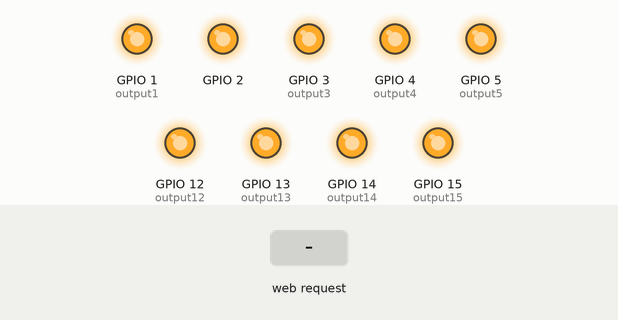
Recording of a sketch running on a simulated ESP8266 (NodeMCU). Parts: output pins drawn as LEDs (lit = HIGH). The test bench sets the inputs (shaded band). WiFi joins after 1.5 s; servers stay silent unless stated; what the sketch prints to the serial monitor is not drawn.

Above: at 2.7 s.
2.8 s: HTTP request GET /1/on received
At 3.5 s:
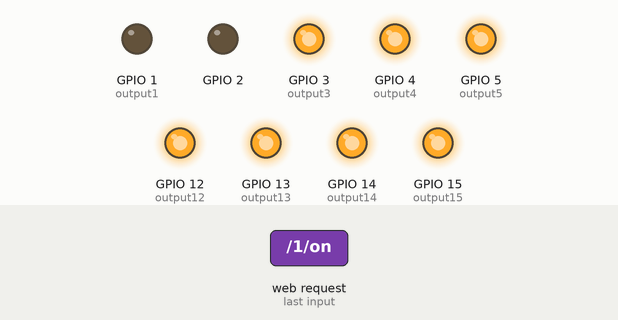
4.3 s: HTTP request GET /3/off received
At 4.6 s:
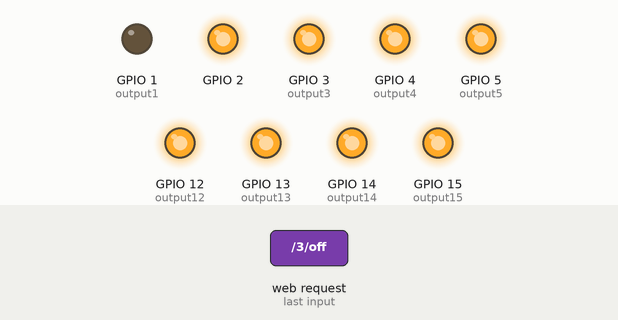
5.8 s: HTTP request GET /3/on received
At 6.9 s:
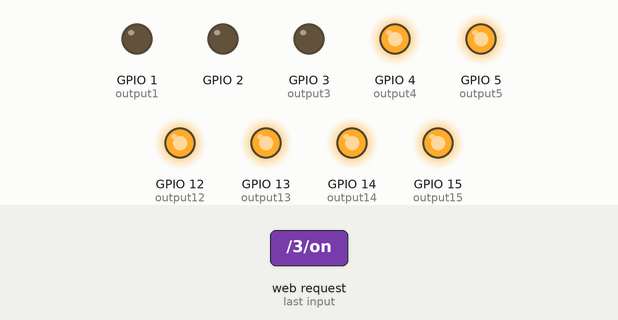
7.3 s: HTTP request GET /1/off received
At 8.1 s:
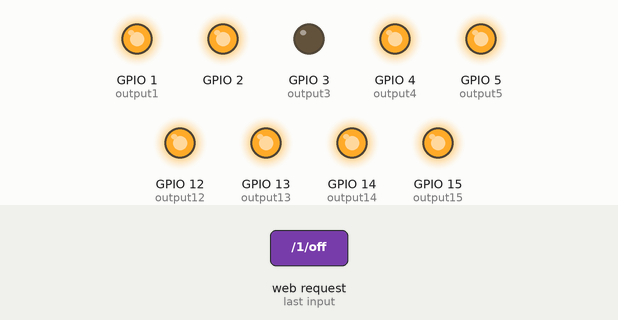
8.8 s: HTTP request GET /4/on received
At 9.2 s:
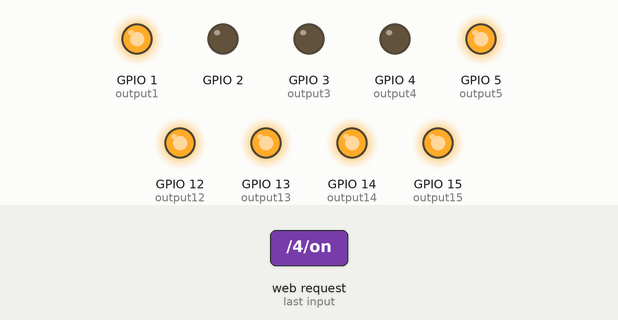
10.3 s: HTTP request GET /5/on received
At 11.5 s:
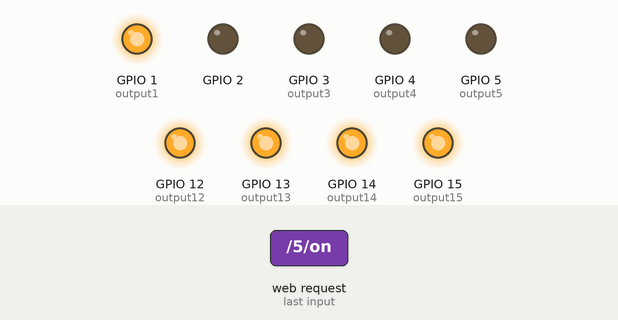
Timing chart, 0 to 12.8 s (numbered marks = the images above; inputs shaded):
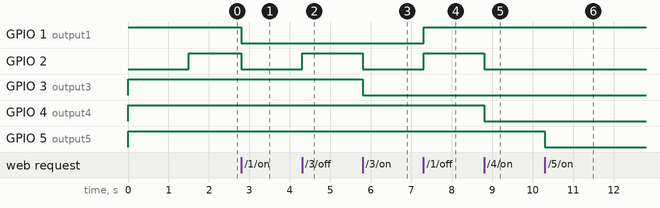

Measured:
- after the input at 2.8 s, GPIO 1 (output1), GPIO 2: HIGH → LOW at once
- after the input at 4.3 s, GPIO 2: LOW → HIGH at once
- after the input at 5.8 s, GPIO 2, GPIO 3 (output3): HIGH → LOW at once
- after the input at 7.3 s, GPIO 1 (output1), GPIO 2: LOW → HIGH at once
- after the input at 8.8 s, GPIO 2, GPIO 4 (output4): HIGH → LOW at once
- after the input at 10.3 s, GPIO 5 (output5): HIGH → LOW at once

The sketch:

esp8266-switch.ino
```cpp
/*********
  Rui Santos
  Complete project details at http://randomnerdtutorials.com
*********/

// Load Wi-Fi library
#include <ESP8266WiFi.h>

// Replace with your network credentials
//const char* ssid     = "REPLACE_WITH_YOUR_SSID";
//const char* password = "REPLACE_WITH_YOUR_PASSWORD";
const char* ssid     = "LuHu";
const char* password = "12121212";

// Set web server port number to 80
WiFiServer server(80);

// Variable to store the HTTP request
String header;

// Auxiliar variables to store the current output state
String output1State = "off";
//String output2State = "off";
String output3State = "off";
String output4State = "off";
String output5State = "off";
String output12State = "off";
String output13State = "off";
String output14State = "off";
String output15State = "off";
//String output16State = "off";

// Assign output variables to GPIO pins
const int output1 = 1;
//const int output2 = 2;
const int output3 = 3;
const int output4 = 4;
const int output5 = 5;
const int output12 = 12;
const int output13 = 13;
const int output14 = 14;
const int output15 = 15;
//const int output16 = 16;

void setup() {
  Serial.begin(115200);
  // Initialize the output variables as outputs
  pinMode(LED_BUILTIN, OUTPUT);     // Initialize the LED_BUILTIN pin as an output
  pinMode(output1, OUTPUT);
//  pinMode(output2, OUTPUT);
  pinMode(output3, OUTPUT);
  pinMode(output4, OUTPUT);
  pinMode(output5, OUTPUT);
  pinMode(output12, OUTPUT);
  pinMode(output13, OUTPUT);
  pinMode(output14, OUTPUT);
  pinMode(output15, OUTPUT);
//  pinMode(output16, OUTPUT);
  // Set outputs to LOW
  digitalWrite(output1, HIGH);
//  digitalWrite(output2, LOW);      // pin 2 is TX reponse and reverse
  digitalWrite(output3, HIGH);
  digitalWrite(output4, HIGH);
  digitalWrite(output5, HIGH);
  digitalWrite(output12, HIGH);
  digitalWrite(output13, HIGH);
  digitalWrite(output14, HIGH);
  digitalWrite(output15, HIGH);
//  digitalWrite(output16, LOW);     // pin 16 is reverse

  // Connect to Wi-Fi network with SSID and password
  Serial.print("Connecting to ");
  Serial.println(ssid);
  WiFi.begin(ssid, password);
  while (WiFi.status() != WL_CONNECTED) {
    delay(100);
    Serial.print(".");
  }
  // Print local IP address and start web server
  Serial.println("");
  Serial.println("WiFi connected.");
  Serial.println("IP address: ");
  Serial.println(WiFi.localIP());
  server.begin();
  digitalWrite(LED_BUILTIN, HIGH);  // Turn the LED off by making the voltage HIGH
}

void loop(){
  WiFiClient client = server.available();   // Listen for incoming clients

  if (client) {                             // If a new client connects,
    Serial.println("New Client.");          // print a message out in the serial port
    String currentLine = "";                // make a String to hold incoming data from the client
    while (client.connected()) {            // loop while the client's connected
      if (client.available()) {             // if there's bytes to read from the client,
        char c = client.read();             // read a byte, then
        Serial.write(c);                    // print it out the serial monitor
        header += c;
        if (c == '\n') {                    // if the byte is a newline character
          // if the current line is blank, you got two newline characters in a row.
          // that's the end of the client HTTP request, so send a response:
          if (currentLine.length() == 0) {
            // HTTP headers always start with a response code (e.g. HTTP/1.1 200 OK)
            // and a content-type so the client knows what's coming, then a blank line:
            client.println("HTTP/1.1 200 OK");
            client.println("Content-type:text/html");
            client.println("Connection: close");
            client.println();

            // turns the GPIOs on and off
            if (header.indexOf("GET /1/on") >= 0) {
              Serial.println("GPIO 1 on");
              output1State = "on";
              digitalWrite(output1, LOW);
              digitalWrite(LED_BUILTIN, LOW);   // Turn the LED on (Note that LOW is the voltage level but actually the LED is on; this is because it is active low on the ESP-01)
            } else if (header.indexOf("GET /1/off") >= 0) {
              Serial.println("GPIO 1 off");
              output1State = "off";
              digitalWrite(output1, HIGH);
              digitalWrite(LED_BUILTIN, HIGH);  // Turn the LED off by making the voltage HIGH
            }
        /*    else if (header.indexOf("GET /2/on") >= 0) {
              Serial.println("GPIO 2 on");
              output2State = "on";
              digitalWrite(output2, HIGH);
              digitalWrite(LED_BUILTIN, LOW);   // Turn the LED on (Note that LOW is the voltage level but actually the LED is on; this is because it is active low on the ESP-01)
            } else if (header.indexOf("GET /2/off") >= 0) {
              Serial.println("GPIO 2 off");
              output2State = "off";
              digitalWrite(output2, LOW);
              digitalWrite(LED_BUILTIN, HIGH);  // Turn the LED off by making the voltage HIGH
            } //*/
			      else if (header.indexOf("GET /3/on") >= 0) {
              Serial.println("GPIO 3 on");
              output3State = "on";
              digitalWrite(output3, LOW);
              digitalWrite(LED_BUILTIN, LOW);   // Turn the LED on (Note that LOW is the voltage level but actually the LED is on; this is because it is active low on the ESP-01)
            } else if (header.indexOf("GET /3/off") >= 0) {
              Serial.println("GPIO 3 off");
              output3State = "off";
              digitalWrite(output3, HIGH);
              digitalWrite(LED_BUILTIN, HIGH);  // Turn the LED off by making the voltage HIGH
            }
            else if (header.indexOf("GET /4/on") >= 0) {
              Serial.println("GPIO 4 on");
              output4State = "on";
              digitalWrite(output4, LOW);
              digitalWrite(LED_BUILTIN, LOW);   // Turn the LED on (Note that LOW is the voltage level but actually the LED is on; this is because it is active low on the ESP-01)
            } else if (header.indexOf("GET /4/off") >= 0) {
              Serial.println("GPIO 4 off");
              output4State = "off";
              digitalWrite(output4, HIGH);
              digitalWrite(LED_BUILTIN, HIGH);  // Turn the LED off by making the voltage HIGH
            }
            else if (header.indexOf("GET /5/on") >= 0) {
              Serial.println("GPIO 5 on");
              output5State = "on";
              digitalWrite(output5, LOW);
              digitalWrite(LED_BUILTIN, LOW);   // Turn the LED on (Note that LOW is the voltage level but actually the LED is on; this is because it is active low on the ESP-01)
            } else if (header.indexOf("GET /5/off") >= 0) {
              Serial.println("GPIO 5 off");
              output5State = "off";
              digitalWrite(output5, HIGH);
              digitalWrite(LED_BUILTIN, HIGH);  // Turn the LED off by making the voltage HIGH
            }
            else if (header.indexOf("GET /12/on") >= 0) {
              Serial.println("GPIO 12 on");
              output12State = "on";
              digitalWrite(output12, LOW);
              digitalWrite(LED_BUILTIN, LOW);   // Turn the LED on (Note that LOW is the voltage level but actually the LED is on; this is because it is active low on the ESP-01)
            } else if (header.indexOf("GET /12/off") >= 0) {
              Serial.println("GPIO 12 off");
              output12State = "off";
              digitalWrite(output12, HIGH);
              digitalWrite(LED_BUILTIN, HIGH);  // Turn the LED off by making the voltage HIGH
            }
            else if (header.indexOf("GET /13/on") >= 0) {
              Serial.println("GPIO 13 on");
              output13State = "on";
              digitalWrite(output13, LOW);
              digitalWrite(LED_BUILTIN, LOW);   // Turn the LED on (Note that LOW is the voltage level but actually the LED is on; this is because it is active low on the ESP-01)
            } else if (header.indexOf("GET /13/off") >= 0) {
              Serial.println("GPIO 13 off");
              output13State = "off";
              digitalWrite(output13, HIGH);
              digitalWrite(LED_BUILTIN, HIGH);  // Turn the LED off by making the voltage HIGH
            }
            else if (header.indexOf("GET /14/on") >= 0) {
              Serial.println("GPIO 14 on");
              output14State = "on";
              digitalWrite(output14, LOW);
              digitalWrite(LED_BUILTIN, LOW);   // Turn the LED on (Note that LOW is the voltage level but actually the LED is on; this is because it is active low on the ESP-01)
            } else if (header.indexOf("GET /14/off") >= 0) {
              Serial.println("GPIO 14 off");
              output14State = "off";
              digitalWrite(output14, HIGH);
              digitalWrite(LED_BUILTIN, HIGH);  // Turn the LED off by making the voltage HIGH
            }
            else if (header.indexOf("GET /15/on") >= 0) {
              Serial.println("GPIO 15 on");
              output15State = "on";
              digitalWrite(output15, LOW);
              digitalWrite(LED_BUILTIN, LOW);   // Turn the LED on (Note that LOW is the voltage level but actually the LED is on; this is because it is active low on the ESP-01)
            } else if (header.indexOf("GET /15/off") >= 0) {
              Serial.println("GPIO 15 off");
              output15State = "off";
              digitalWrite(output15, HIGH);
              digitalWrite(LED_BUILTIN, HIGH);  // Turn the LED off by making the voltage HIGH
            }
         /*   else if (header.indexOf("GET /16/on") >= 0) {
              Serial.println("GPIO 16 on");
              output16State = "on";
              digitalWrite(output16, HIGH);
              digitalWrite(LED_BUILTIN, LOW);   // Turn the LED on (Note that LOW is the voltage level but actually the LED is on; this is because it is active low on the ESP-01)
            } else if (header.indexOf("GET /16/off") >= 0) {
              Serial.println("GPIO 16 off");
              output16State = "off";
              digitalWrite(output16, LOW);
              digitalWrite(LED_BUILTIN, HIGH);  // Turn the LED off by making the voltage HIGH
            } //*/

            // Display the HTML web page
            client.println("<!DOCTYPE html><html>");
            client.println("<head>");
            client.println("<meta http-equiv=\"Content-Type\" content=\"text/html; charset=utf-8\">");
            client.println("<meta name=\"viewport\" content=\"width=device-width, initial-scale=1\">");
            client.println("<title>LuHu - Quản lý thiết bị điện</title>");
            client.println("<link rel=\"icon\" href=\"data:,\">");
            // CSS to style the on/off buttons
            // Feel free to change the background-color and font-size attributes to fit your preferences
            client.println("<style>html { font-family: Helvetica; display: inline-block; margin: 0px auto; text-align: center;}");
            client.println(".button { background-color: #195B6A; border: none; color: white; padding: 16px 40px;");
            client.println("text-decoration: none; font-size: 30px; margin: 2px; cursor: pointer;}");
            client.println(".button2 {background-color: #77878A;}</style>");
            client.println("</head>");

            // Web Page Heading
            client.println("<body><h1>ESP8266 Web Server</h1>");

            // Display current state, and ON/OFF buttons for GPIO 1
            client.println("<p>GPIO 1 - State " + output1State + "<br />");
            // If the output1State is off, it displays the ON button
            if (output1State=="off") {
              client.println("<a href=\"/1/on\"><button class=\"button\">ON</button></a></p>");
            } else {
              client.println("<a href=\"/1/off\"><button class=\"button button2\">OFF</button></a></p>");
            }
         /*   // Display current state, and ON/OFF buttons for GPIO 2
            client.println("<p>GPIO 2 - State " + output2State + "<br />");
            // If the output2State is off, it displays the ON button
            if (output2State=="off") {
              client.println("<a href=\"/2/on\"><button class=\"button\">ON</button></a></p>");
            } else {
              client.println("<a href=\"/2/off\"><button class=\"button button2\">OFF</button></a></p>");
            } //*/
            // Display current state, and ON/OFF buttons for GPIO 3
            client.println("<p>GPIO 3 - State " + output3State + "<br />");
            // If the output3State is off, it displays the ON button
            if (output3State=="off") {
              client.println("<a href=\"/3/on\"><button class=\"button\">ON</button></a></p>");
            } else {
              client.println("<a href=\"/3/off\"><button class=\"button button2\">OFF</button></a></p>");
            }
            // Display current state, and ON/OFF buttons for GPIO 4
            client.println("<p>GPIO 4 - State " + output4State + "<br />");
            // If the output4State is off, it displays the ON button
            if (output4State=="off") {
              client.println("<a href=\"/4/on\"><button class=\"button\">ON</button></a></p>");
            } else {
              client.println("<a href=\"/4/off\"><button class=\"button button2\">OFF</button></a></p>");
            }
            // Display current state, and ON/OFF buttons for GPIO 5
            client.println("<p>GPIO 5 - State " + output5State + "<br />");
            // If the output5State is off, it displays the ON button
            if (output5State=="off") {
              client.println("<a href=\"/5/on\"><button class=\"button\">ON</button></a></p>");
            } else {
              client.println("<a href=\"/5/off\"><button class=\"button button2\">OFF</button></a></p>");
            }
            // Display current state, and ON/OFF buttons for GPIO 12
            client.println("<p>GPIO 12 - State " + output12State + "<br />");
            // If the output12State is off, it displays the ON button
            if (output12State=="off") {
              client.println("<a href=\"/12/on\"><button class=\"button\">ON</button></a></p>");
            } else {
              client.println("<a href=\"/12/off\"><button class=\"button button2\">OFF</button></a></p>");
            }
            // Display current state, and ON/OFF buttons for GPIO 13
            client.println("<p>GPIO 13 - State " + output13State + "<br />");
            // If the output13State is off, it displays the ON button
            if (output13State=="off") {
              client.println("<a href=\"/13/on\"><button class=\"button\">ON</button></a></p>");
            } else {
              client.println("<a href=\"/13/off\"><button class=\"button button2\">OFF</button></a></p>");
            }
            // Display current state, and ON/OFF buttons for GPIO 14
            client.println("<p>GPIO 14 - State " + output14State + "<br />");
            // If the output14State is off, it displays the ON button
            if (output14State=="off") {
              client.println("<a href=\"/14/on\"><button class=\"button\">ON</button></a></p>");
            } else {
              client.println("<a href=\"/14/off\"><button class=\"button button2\">OFF</button></a></p>");
            }
            // Display current state, and ON/OFF buttons for GPIO 15
            client.println("<p>GPIO 15 - State " + output15State + "<br />");
            // If the output15State is off, it displays the ON button
            if (output15State=="off") {
              client.println("<a href=\"/15/on\"><button class=\"button\">ON</button></a></p>");
            } else {
              client.println("<a href=\"/15/off\"><button class=\"button button2\">OFF</button></a></p>");
            }
          /*  // Display current state, and ON/OFF buttons for GPIO 16
            client.println("<p>GPIO 16 - State " + output16State + "<br />");
            // If the output16State is off, it displays the ON button
            if (output16State=="off") {
              client.println("<a href=\"/16/on\"><button class=\"button\">ON</button></a></p>");
            } else {
              client.println("<a href=\"/16/off\"><button class=\"button button2\">OFF</button></a></p>");
            } //*/

            client.println("</body></html>");

            // The HTTP response ends with another blank line
            client.println();
            // Break out of the while loop
            break;
          } else { // if you got a newline, then clear currentLine
            currentLine = "";
          }
        } else if (c != '\r') {  // if you got anything else but a carriage return character,
          currentLine += c;      // add it to the end of the currentLine
        }
      }
    }
    // Clear the header variable
    header = "";
    // Close the connection
    client.stop();
    Serial.println("Client disconnected.");
    Serial.println("");
  }
}
```
